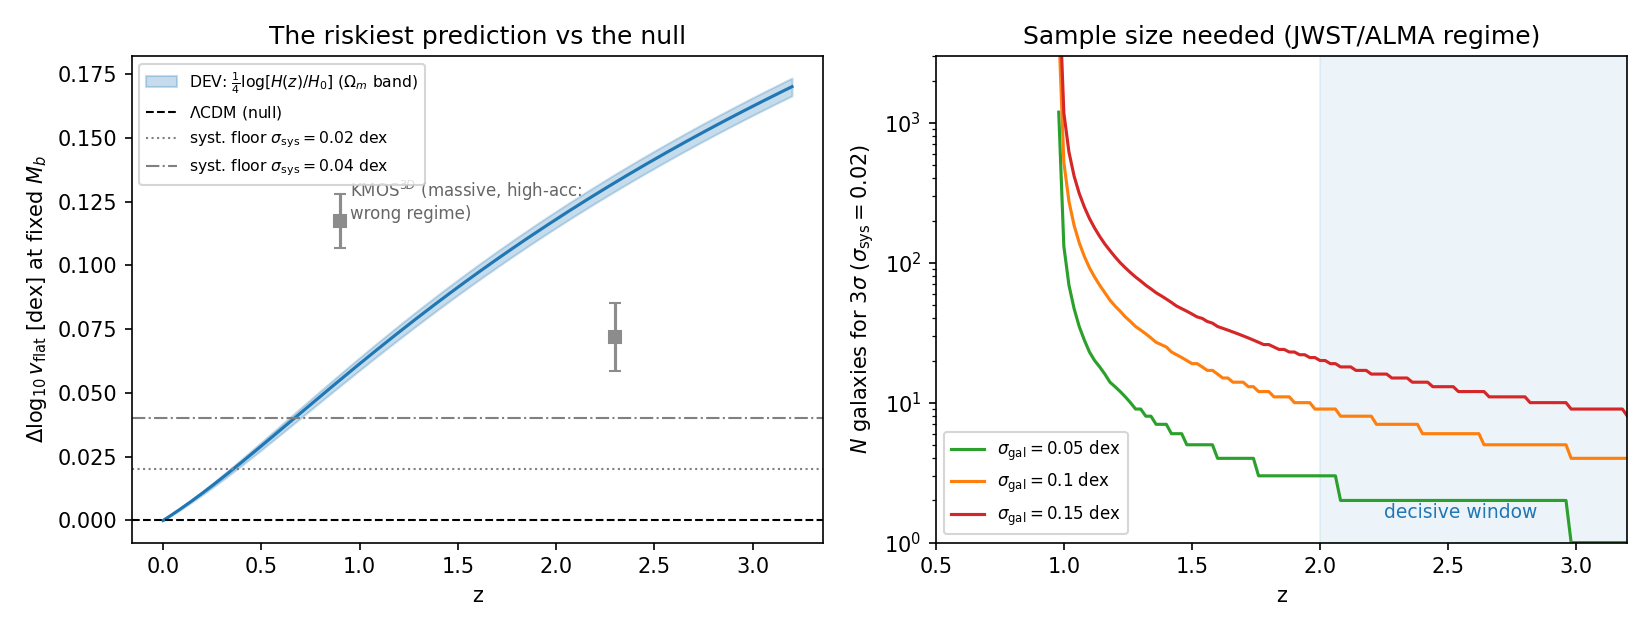

Write the Python code that produced this figure.
"""F1 -- forecast of the decisive BTFR test (the riskiest prediction).

Signal: Delta log10(v_flat) = (1/4) log10[H(z)/H0]  (flat LCDM, H0=67, Om=0.30+-0.02;
same convention as results/falsification/btfr_v2/B1_prediction.py -- H0 cancels).

Question answered here: at which z, with how many galaxies, and below what systematic
floor does the prediction become decisively testable against LCDM (Delta = 0)?

Error model for a future sample of low-mass gas-rich rotators in the low-acceleration
regime (the regime where the prediction applies -- B5 caveat of FALSIFICATION_BTFR_V2):

  per-galaxy scatter in log10 v_flat at fixed M_b:
      sigma_gal in {0.05 (SPARC-quality), 0.10 (realistic high-z), 0.15 (conservative)}
  zero-point systematics (pressure support, beam smearing, M_b calibration) that do
  NOT average down with N:
      sigma_sys in {0.02 (optimistic future), 0.04 (state of the art)}

  sigma_tot(N) = sqrt(sigma_gal^2 / N + sigma_sys^2)
  significance  S(z, N) = signal(z) / sigma_tot(N)
  ceiling       S_max(z) = signal(z) / sigma_sys   (N -> infinity)

COMPARISON ONLY note: this is a prediction/forecast script (lives under results/),
not a generator; H(z) belongs here by construction.
"""

from __future__ import annotations

import json
from pathlib import Path

import matplotlib

matplotlib.use("Agg")
import matplotlib.pyplot as plt
import numpy as np
from astropy.cosmology import FlatLambdaCDM

OUT = Path(__file__).resolve().parent

H0 = 67.0
OM, OM_SIG = 0.30, 0.02
SIGMA_GAL = [0.05, 0.10, 0.15]
SIGMA_SYS = [0.02, 0.04]
Z_TABLE = [1.0, 1.5, 2.0, 2.5, 3.0]
TARGETS = [3.0, 5.0]

# Ubler+2017 (KMOS3D) points from FALSIFICATION_BTFR_V2 B2 -- WRONG REGIME
# (massive, high-acceleration); statistical floor sigma_b / a (a = 3.75).
KMOS3D = [
    {"z": 0.9, "dlogv": 0.1173, "err": 0.04 / 3.75},
    {"z": 2.3, "dlogv": 0.0720, "err": 0.05 / 3.75},
]


def signal(z, Om=OM):
    c = FlatLambdaCDM(H0=H0, Om0=Om)
    return 0.25 * np.log10(c.H(z).value / c.H(0).value)


def n_required(sig, sigma_gal, sigma_sys, target):
    """Galaxies needed so that signal/sigma_tot >= target; None if unreachable."""
    var_needed = (sig / target) ** 2 - sigma_sys**2
    if var_needed <= 0:
        return None  # systematic ceiling below target
    return int(np.ceil(sigma_gal**2 / var_needed))


def main():
    rows = []
    for z in Z_TABLE:
        s = float(signal(z))
        row = {"z": z, "signal_dex": round(s, 4),
               "S_max": {str(ss): round(s / ss, 2) for ss in SIGMA_SYS}}
        for ss in SIGMA_SYS:
            for sg in SIGMA_GAL:
                for t in TARGETS:
                    key = f"N({t:.0f}sigma, sig_gal={sg}, sig_sys={ss})"
                    row[key] = n_required(s, sg, ss, t)
        rows.append(row)

    payload = {
        "cosmology": {"H0": H0, "Om": OM, "Om_sigma": OM_SIG},
        "prediction": "Delta log10(v_flat) = (1/4) log10[H(z)/H0]; LCDM predicts 0",
        "regime": "low-mass gas-rich rotators, a <~ a0 (B5 caveat respected)",
        "error_model": {"sigma_gal": SIGMA_GAL, "sigma_sys": SIGMA_SYS,
                        "sigma_tot": "sqrt(sigma_gal^2/N + sigma_sys^2)"},
        "table": rows,
        "kill_criterion": (
            "If a sample of >=25 low-mass gas-rich rotators at z>=2 in the "
            "low-acceleration regime, with zero-point systematics <=0.03 dex, "
            "measures Delta log v_flat <= 0 (non-evolving or decreasing), the "
            "prediction -- and with it the galactic sector of the theory -- is "
            "falsified. Conversely, Delta log v > 0 at >=5 sigma in that regime "
            "falsifies LCDM's null evolution."
        ),
    }
    (OUT / "F1_forecast.json").write_text(json.dumps(payload, indent=2))

    # ---- figure -------------------------------------------------------------
    zs = np.linspace(0.0, 3.2, 161)
    sig = signal(zs)
    sig_lo, sig_hi = signal(zs, OM - OM_SIG), signal(zs, OM + OM_SIG)

    fig, (ax1, ax2) = plt.subplots(1, 2, figsize=(11, 4.2))

    ax1.fill_between(zs, sig_lo, sig_hi, color="tab:blue", alpha=0.25,
                     label=r"DEV: $\frac{1}{4}\log[H(z)/H_0]$ ($\Omega_m$ band)")
    ax1.plot(zs, sig, color="tab:blue")
    ax1.axhline(0.0, color="k", lw=1, ls="--", label=r"$\Lambda$CDM (null)")
    for ss, ls in zip(SIGMA_SYS, [":", "-."]):
        ax1.axhline(ss, color="gray", lw=1, ls=ls,
                    label=fr"syst. floor $\sigma_{{\rm sys}}={ss}$ dex")
    for p in KMOS3D:
        ax1.errorbar(p["z"], p["dlogv"], yerr=p["err"], fmt="s", color="0.55",
                     capsize=3)
    ax1.annotate("KMOS$^{3D}$ (massive, high-acc:\nwrong regime)", xy=(0.95, 0.118),
                 fontsize=8, color="0.4")
    ax1.set_xlabel("z")
    ax1.set_ylabel(r"$\Delta\log_{10} v_{\rm flat}$ [dex] at fixed $M_b$")
    ax1.set_title("The riskiest prediction vs the null")
    ax1.legend(fontsize=7.5, loc="upper left")

    for sg, c in zip(SIGMA_GAL, ["tab:green", "tab:orange", "tab:red"]):
        ns = [n_required(float(signal(z)), sg, 0.02, 3.0) for z in zs]
        ns = [n if n is not None else np.nan for n in ns]
        ax2.plot(zs, ns, color=c, label=fr"$\sigma_{{\rm gal}}={sg}$ dex")
    ax2.set_yscale("log")
    ax2.set_ylim(1, 3e3)
    ax2.set_xlim(0.5, 3.2)
    ax2.set_xlabel("z")
    ax2.set_ylabel(r"$N$ galaxies for $3\sigma$ ($\sigma_{\rm sys}=0.02$)")
    ax2.set_title("Sample size needed (JWST/ALMA regime)")
    ax2.axvspan(2.0, 3.2, color="tab:blue", alpha=0.08)
    ax2.annotate("decisive window", xy=(2.25, 1.5), fontsize=9, color="tab:blue")
    ax2.legend(fontsize=8)

    fig.tight_layout()
    fig.savefig(OUT / "F1_forecast.png", dpi=150)

    # console summary
    print("z      signal   S_max(0.04)  S_max(0.02)  N3sig(0.10,0.02)")
    for r in rows:
        print(f"{r['z']:.1f}   {r['signal_dex']:+.4f}   "
              f"{r['S_max']['0.04']:>6.2f}      {r['S_max']['0.02']:>6.2f}      "
              f"{r['N(3sigma, sig_gal=0.1, sig_sys=0.02)']}")


if __name__ == "__main__":
    main()
